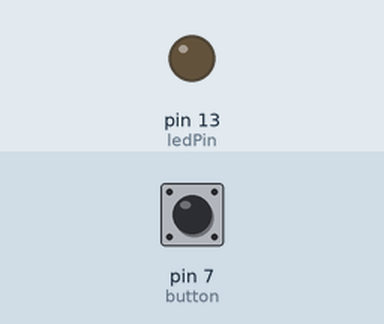
This sketch was run on a simulated Arduino Nano, built with avr-gcc and run on an emulated ATmega328P. Shown: output pins drawn as LEDs (lit = HIGH). Dashed ring = blinking. Inputs (shaded band) come from the test bench; at power-on: pin 7 (button) LOW. What the sketch prints to the serial monitor is not drawn.

Above: at 1.2 s.
1.3 s: pin 7 (button) pulled HIGH for 3.2 s
At 3.64 s:
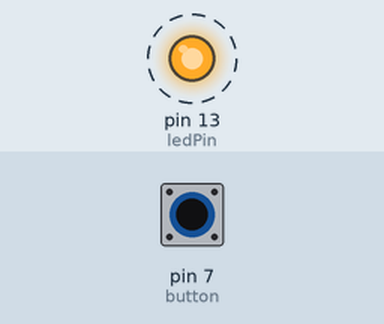
Timing chart, 0 to 12.5 s (numbered marks = the images above; inputs shaded):
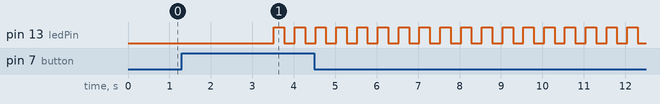

The sketch:

nano_program.ino
```cpp
#include <SoftwareSerial.h>
SoftwareSerial blueSerial(4, 2); // RX, TX
//SoftwareSerial barcoSerial(6, 5); // RX, TX

struct Button {
  int pin;
  bool state;
  int counter;

  Button(int _pin)
  {
    pin = _pin;
    state = 0;
    counter = 0;
    pinMode(pin, INPUT);
  }

  void tick()
  {
    counter++;
  }

  void reset()
  {
    counter = 0;
  }

  void check()
  {
    state = digitalRead(pin);
  }
};

String message = "";

char command = 0; // Stores response of the HC-06 Bluetooth App
int potPin = 2;    // select the input pin for the potentiometer
int pollRate = 500;
bool getReading = 0;

const int ledPin =  13;      // the number of the LED pin

int btButtonWait = 200;
int powerWait = 300;

Button button(7);

bool btDiscover = 0;
bool btConnected = 0;
int btCheckCounter = 0;
int btCheckCount = 10;

int ledCounter = 0;
int ledCount = 50;

void setup() {
  // Open serial communications:
  Serial.begin(9600);
  Serial.println("Serial open...");
  // The HC-06 defaults to 9600 according to the datasheet.
  blueSerial.begin(9600);

  pinMode(ledPin, OUTPUT);
}

void powerOff()
{

}

void writeString(String s)
{
  for (int i = 0; i < s.length(); ++i)
  {
    delay(10);
    blueSerial.write(s.charAt(i));
  }
}
void writeStringln(String s)
{
  writeString(s);
  blueSerial.write('\n');
}

void toApp(String s)
{
  writeStringln(s);
  Serial.print("[NANO]: " + s + '\n');
}
void fromApp(String s)
{
  Serial.print("[APP]: " + s + '\n');
}

String getLine()
{
  String s = "";
  char c = 0;
  while ((c = (char)blueSerial.read()) != '\n')
    if (c >= 'A' && c <= 'z')
      s += c;
  return s;
}

void checkConnection()
{
  if (btCheckCounter > btCheckCount)
    writeStringln("AT");

  btCheckCounter++;
  btCheckCounter %= btCheckCount;
}

void handleBluetooth()
{
  // Read App output if available.
  if (blueSerial.available()) {
    command = (char)blueSerial.read();

    if (command >= 'A' && command <= 'Z')
    {
      fromApp(">" + String(command));
      switch (command)
      {
        case 'R':
          getReading = !getReading;
          break;
        case 'M':
          fromApp(getLine());
          break;
        case 'X':
          toApp("I am replying.");
          break;
        case 'O':
          btConnected = 1;
        default :

          break;
      }
    }
    else
      toApp("Unknown command.");
  }

  if (getReading)
  {
    toApp(String(analogRead(potPin)));
    delay(pollRate);
  }

  checkConnection();

}

void handleLEDState()
{
  if (btDiscover)
  {
    if (ledCounter < ledCount / 2)
      digitalWrite(ledPin, HIGH);
    else
      digitalWrite(ledPin, LOW);
  }
  else
  {
    if (btConnected)
      digitalWrite(ledPin, HIGH);
    else
      digitalWrite(ledPin, LOW);
  }

  ledCounter++;
  ledCounter %= ledCount;
}

void handleButtonState()
{
  button.check();
  if (button.state  == HIGH)
  {
    button.tick();
    if (button.counter > btButtonWait)
    {
      btDiscover = !btDiscover;
      button.reset();
    }
  }
  else
  {
    button.reset();
  }
}

void loop() {
  delay(10);
  //handleBluetooth();
  handleButtonState();
  handleLEDState();

}
```

Measured:
- after the input at 1.3 s, pin 13 (ledPin): alternates HIGH for 0.25 s and LOW for 0.25 s, starting after 2.2 s
